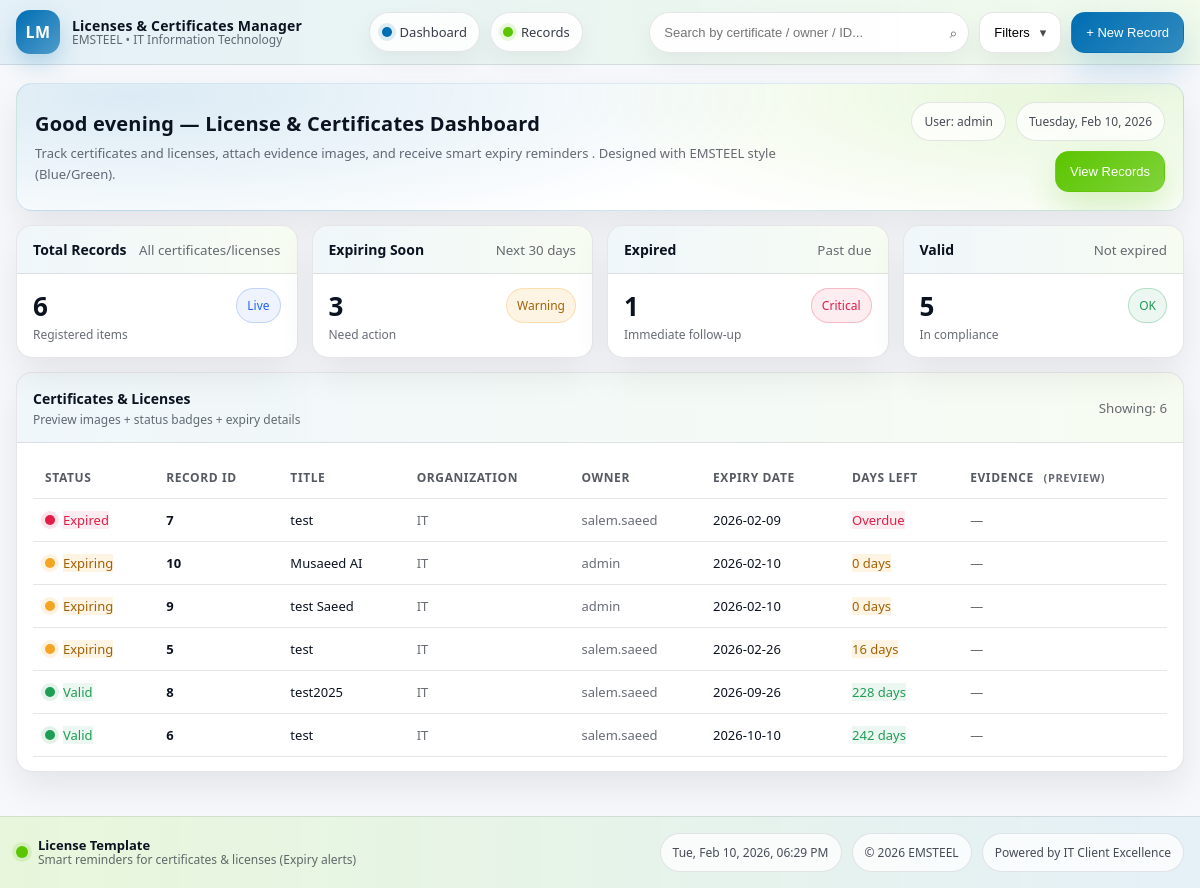
Screenshot of /registry/ (signed in) with the database file from the repository.
### accounts/models.py (models this page shows, shortened)
class TimeStampedModel(models.Model):
    created_at = models.DateTimeField(auto_now_add=True, db_index=True)
    updated_at = models.DateTimeField(auto_now=True)
    class Meta:
        abstract = True

class User(AbstractUser, TimeStampedModel):
    organization = models.ForeignKey(
        Organization,
        on_delete=models.PROTECT,
        related_name="users",
        blank=True,
        null=True,
        db_index=True,
    )
    role = models.CharField(
        max_length=20,
        choices=UserRole.choices,
        default=UserRole.MANAGER,
        db_index=True,
    )
    notify_enabled = models.BooleanField(default=True, db_index=True)
    preferred_language = models.CharField(max_length=10, default="en", blank=True)
    class Meta:
        indexes = [
            models.Index(fields=["organization", "role"]),
            models.Index(fields=["organization", "is_active"]),
        ]
        verbose_name = "User"
        verbose_name_plural = "Users"
    @property
    def can_view_all_orgs(self) -> bool:
        return self.role == UserRole.ADMIN

class Organization(TimeStampedModel):
    name = models.CharField(max_length=200, unique=True)
    code = models.CharField(
        max_length=30,
        unique=True,
        blank=True,
        null=True,
        validators=[RegexValidator(r"^[A-Za-z0-9\-_]+$", _("Only letters/numbers/-/_ allowed."))],
    )
    is_active = models.BooleanField(default=True, db_index=True)
    settings = models.JSONField(default=dict, blank=True)
    class Meta:
        ordering = ["name"]
        verbose_name = "Organization"
        verbose_name_plural = "Organizations"

### registry/models.py (models this page shows, shortened)
class Record(TimeStampedModel):
    organization = models.ForeignKey(
        Organization,
        on_delete=models.PROTECT,
        related_name="records",
        db_index=True,
    )
    title = models.CharField(max_length=255, db_index=True)
    record_type = models.CharField(
        max_length=30,
        choices=RecordType.choices,
        default=RecordType.CERTIFICATE,
        db_index=True,
    )
    category = models.CharField(
        max_length=30,
        choices=RecordCategory.choices,
        default=RecordCategory.OTHER,
        db_index=True,
    )
    issuing_authority = models.CharField(max_length=255, blank=True)
    reference_no = models.CharField(max_length=120, blank=True, db_index=True)
    issue_date = models.DateField(blank=True, null=True)
    expiry_date = models.DateField(db_index=True)
    status = models.CharField(
        max_length=30,
        choices=RecordStatus.choices,
        default=RecordStatus.ACTIVE,
        db_index=True,
    )
    owner = models.ForeignKey(
        settings.AUTH_USER_MODEL,
        on_delete=models.PROTECT,
        related_name="owned_records",
        blank=True,
        null=True,
        db_index=True,
    )
    department = models.CharField(max_length=120, blank=True)
    site_location = models.CharField(max_length=120, blank=True)
    notes = models.TextField(blank=True)
    created_by = models.ForeignKey(
        settings.AUTH_USER_MODEL,
        on_delete=models.PROTECT,
        related_name="created_records",
        blank=True,
        null=True,
    )
    class Meta:
        ordering = ["expiry_date", "title"]
        constraints = [
            models.CheckConstraint(
                condition=models.Q(expiry_date__isnull=False),
                name="record_expiry_required",
            ),
        ]
        indexes = [
            models.Index(fields=["organization", "status", "expiry_date"]),
            models.Index(fields=["organization", "category", "expiry_date"]),
            models.Index(fields=["organization", "record_type", "expiry_date"]),
        ]

### registry/views.py (the view, shortened to what this page needs)
# urls.py: path("", views.home, name="home"),
@login_required
def home(request):
    today = timezone.localdate()
    soon_limit = today + timedelta(days=30)
    user = request.user
    is_global_admin = bool(getattr(user, "can_view_all_orgs", False))
    if is_global_admin:
        base_qs = Record.objects.all().exclude(status=RecordStatus.ARCHIVED)
        org_missing = False
    stats = base_qs.aggregate(
        total_records=Count("id"),
        expiring_soon=Count("id", filter=Q(expiry_date__gte=today, expiry_date__lte=soon_limit)),
        expired=Count("id", filter=Q(expiry_date__lt=today)),
        valid_not_expired=Count("id", filter=Q(expiry_date__gte=today)),
    )
    att_qs = (
        Attachment.objects.filter(file_type__in=[AttachmentType.EVIDENCE, AttachmentType.CERTIFICATE_COPY])
        .only("id", "record_id", "file", "file_type", "created_at")
        .order_by("-created_at")
    )
    records_qs = (
        base_qs.select_related("owner", "organization")
        .prefetch_related(Prefetch("attachments", queryset=att_qs, to_attr="prefetched_attachments"))
        .only(
            "id",
            "title",
            "expiry_date",
            "owner__username",
            "owner__first_name",
            "owner__last_name",
            "organization__name",
        )
        .order_by("expiry_date", "title")[:200]
    )
    def _is_image(name: str) -> bool:
        s = (name or "").lower()
        return s.endswith((".jpg", ".jpeg", ".png", ".webp"))
    rows = []
    for r in records_qs:
        if r.expiry_date:
            days_left = (r.expiry_date - today).days
            status_ui = _status_ui(r.expiry_date, today)
        else:
            days_left = None
            status_ui = "valid"
        if getattr(r, "owner_id", None):
            full = f"{(r.owner.first_name or '').strip()} {(r.owner.last_name or '').strip()}".strip()
            owner_name = full or (r.owner.username or "—")
        else:
            owner_name = "—"
        preview_url = ""
        atts = getattr(r, "prefetched_attachments", []) or []
        chosen = None
        for a in atts:
            if a.file_type == AttachmentType.EVIDENCE and a.file and _is_image(getattr(a.file, "name", "")):
                chosen = a
                break
        if not chosen:
            for a in atts:
                if a.file_type == AttachmentType.EVIDENCE and a.file:
                    chosen = a
                    break
        if not chosen:
            for a in atts:
                if a.file_type == AttachmentType.CERTIFICATE_COPY and a.file:
                    chosen = a
                    break
        if chosen and chosen.file:
            try:
                preview_url = chosen.file.url
            except Exception:
                preview_url = ""
        rows.append(
            {
                "id": r.id,
                "title": r.title,
                "owner_name": owner_name,
                "expiry_date": r.expiry_date,
                "days_left": days_left,
                "status_ui": status_ui,   # expired/expiring/valid (for front-end filter)
                "preview_url": preview_url,
                "org_name": getattr(getattr(r, "organization", None), "name", ""),
            }
        )
    return render(
        request,
        "license-template/home.html",
        {
            "total_count": stats["total_records"] or 0,
            "expiring_soon_count": stats["expiring_soon"] or 0,
            "expired_count": stats["expired"] or 0,
            "valid_count": stats["valid_not_expired"] or 0,  # ✅ Valid = Not expired
            "records": rows,
            "org_missing": org_missing,
            "today": today,
            "soon_limit": soon_limit,
            "is_global_admin": is_global_admin,
        },
    )

### templates/license-template/home.html (shortened to what this page needs)
<!DOCTYPE html>
<html lang="en">
<head>
</head>
<body>
  {% include "license-template/header.html" %}
  <main class="page">
    <div class="container">
      <section class="hero" id="dashboard" aria-label="Overview">
        <div>
          <h1 id="helloTitle">Welcome</h1>
          <p>
            Track certificates and licenses, attach evidence images, and receive smart expiry reminders  .
            <span class="muted">Designed with EMSTEEL style (Blue/Green).</span>
          </p>
        </div>
        <div class="meta">
          <span class="pill" id="userPill">
            User: {{ request.user.username|default:"Guest" }}
          </span>
          <span class="pill" id="todayPill">—</span>
          <button class="btn success" type="button" onclick="window.location.href='#records'">View Records</button>
        </div>
      </section>
      <div style="height:14px"></div>
      <section class="grid cols-4" aria-label="KPI Cards">
        <div class="card">
          <div class="hd">
            <b>Total Records</b>
            <small class="muted">All certificates/licenses</small>
          </div>
          <div class="bd">
            <div class="stat">
              <div>
                <div class="num">{{ total_count|default:"0" }}</div>
                <div class="lbl">Registered items</div>
              </div>
              <span class="badge info">Live</span>
            </div>
          </div>
        </div>
        <div class="card">
          <div class="hd">
            <b>Expiring Soon</b>
            <small class="muted">Next 30 days</small>
          </div>
          <div class="bd">
            <div class="stat">
              <div>
                <div class="num">{{ expiring_soon_count|default:"0" }}</div>
                <div class="lbl">Need action</div>
              </div>
              <span class="badge warn">Warning</span>
            </div>
          </div>
        </div>
        <div class="card">
          <div class="hd">
            <b>Expired</b>
            <small class="muted">Past due</small>
          </div>
          <div class="bd">
            <div class="stat">
              <div>
                <div class="num">{{ expired_count|default:"0" }}</div>
                <div class="lbl">Immediate follow-up</div>
              </div>
              <span class="badge bad">Critical</span>
            </div>
          </div>
        </div>
        <div class="card">
          <div class="hd">
            <b>Valid</b>
            <small class="muted">Not expired</small>
          </div>
          <div class="bd">
            <div class="stat">
              <div>
                <div class="num">{{ valid_count|default:"0" }}</div>
                <div class="lbl">In compliance</div>
              </div>
              <span class="badge ok">OK</span>
            </div>
          </div>
        </div>
      </section>
      <div style="height:14px"></div>
      <section class="card" id="records" aria-label="Records Table">
        <div class="hd">
          <div>
            <b>Certificates & Licenses</b>
            <div class="muted" style="margin-top:2px; font-size:12px;">Preview images + status badges + expiry details</div>
          </div>
          <small class="muted">Showing: <span id="shownCount">—</span></small>
        </div>
        <div class="bd table-wrap">
          <table id="recordsTable" aria-label="Records">
            <thead>
              <tr>
                <th>Status</th>
                <th>Record ID</th>
                <th>Title</th>
                {% if is_global_admin %}
                  <th>Organization</th>
                {% endif %}
                <th>Owner</th>
                <th>Expiry Date</th>
                <th>Days Left</th>
                <th>
                  Evidence
                  <span class="muted" style="font-size:11px; margin-left:6px;">(Preview)</span>
                </th>
              </tr>
            </thead>
            <tbody id="recordsBody">
              {% if org_missing %}
                <tr>
                  <td colspan="{% if is_global_admin %}8{% else %}7{% endif %}" class="muted">
                    No Organization assigned to your account. Contact admin.
                  </td>
                </tr>
              {% else %}
                {% for r in records %}
                  <tr data-status="{{ r.status_ui }}">
                    <td>
                      <span class="status {% if r.status_ui == 'expired' %}bad{% elif r.status_ui == 'expiring' %}warn{% else %}ok{% endif %}">
                        <span class="s-dot"></span>
                        <span class="badge {% if r.status_ui == 'expired' %}bad{% elif r.status_ui == 'expiring' %}warn{% else %}ok{% endif %}">
                          {% if r.status_ui == 'expired' %}Expired{% elif r.status_ui == 'expiring' %}Expiring{% else %}Valid{% endif %}
                        </span>
                      </span>
                    </td>
                    <td><b>{{ r.id }}</b></td>
                    <td>{{ r.title }}</td>
                    {% if is_global_admin %}
                      <td class="muted">{{ r.org_name|default:"—" }}</td>
                    {% endif %}
                    <td class="muted">{{ r.owner_name }}</td>
                    <td>{{ r.expiry_date|date:"Y-m-d" }}</td>
                    <td>
                      {% if r.days_left < 0 %}
                        <span class="badge bad">Overdue</span>
                      {% elif r.days_left <= 30 %}
                        <span class="badge warn">{{ r.days_left }} days</span>
                      {% else %}
                        <span class="badge ok">{{ r.days_left }} days</span>
                      {% endif %}
                    </td>
                    <td>
                      {% if r.preview_url %}
                        <button class="btn" type="button"
                          onclick="LMS_UI.openPreview('{{ r.title|escapejs }} — #{{ r.id }}','{{ r.preview_url|escapejs }}')">
                          Preview
                        </button>
                      {% else %}
                        <span class="muted">—</span>
                      {% endif %}
                    </td>
                  </tr>
                {% endfor %}
              {% endif %}
            </tbody>
          </table>
        </div>
      </section>
      <div style="height:18px"></div>
    </div>
  </main>
  {% include "license-template/footer.html" %}
</body>
</html>

### templates/license-template/header.html (shortened to what this page needs)
<header class="site-header">
  <div class="container header-inner">
    <a class="brand" href="#">
      <div class="mark" aria-hidden="true"><span>LM</span></div>
      <div class="title">
        <b>Licenses & Certificates Manager</b>
        <small>EMSTEEL • IT Information Technology</small>
      </div>
    </a>
    <nav class="nav" aria-label="Primary">
      <a class="chip" href="#dashboard"><span class="dot"></span>Dashboard</a>
      <a class="chip green" href="#records"><span class="dot"></span>Records</a>
    </nav>
    <div class="right">
      <div class="search" role="search" aria-label="Search">
        <input id="globalSearch" type="search" placeholder="Search by certificate / owner / ID..." autocomplete="off">
        <span class="icon">⌕</span>
      </div>
      <div class="dropdown" id="filterDropdown">
        <button class="btn" type="button" id="filterBtn" aria-haspopup="true" aria-expanded="false">
          Filters <span style="opacity:.7;">▾</span>
        </button>
      </div>
      <button class="btn primary" type="button" onclick="window.location.href='{% url 'registry:create_record' %}'">
        + New Record
      </button>
    </div>
  </div>
</header>

### templates/license-template/footer.html (shortened to what this page needs)
<footer style="
  border-top:1px solid rgba(11,18,32,.10);
  background: linear-gradient(90deg, rgba(91,197,0,.14), rgba(0,110,179,.10)), #FFFFFF;
">
  <div class="container" style="padding: 16px 0; display:flex; align-items:center; justify-content:space-between; gap:14px; flex-wrap:wrap;">
    <div style="display:flex; align-items:center; gap:10px;">
      <span style="
        width:12px; height:12px; border-radius:50%;
        background:#5BC500; box-shadow: 0 0 0 4px rgba(91,197,0,.14);
      "></span>
      <div style="line-height:1.2;">
        <div style="font-size:13px; font-weight:650; color:#0B1220;">License Template</div>
        <div style="font-size:12px; color: rgba(11,18,32,.62);">
          Smart reminders for certificates & licenses (Expiry alerts)
        </div>
      </div>
    </div>
    <div style="display:flex; align-items:center; gap:10px; flex-wrap:wrap;">
      <span class="pill" id="footerTime">—</span>
      <span class="pill">© <span id="yearNow"></span> EMSTEEL</span>
      <span class="pill">Powered by IT Client Excellence</span>
    </div>
  </div>
</footer>

### rows the page displays
User: user.username "admin", owner_name "admin" "admin"
Record: title "test", expiry_date "2026-02-09"
Organization: org_name "IT" "IT" "IT" "IT" "IT" "IT"
User: owner_name "salem.saeed" "salem.saeed" "salem.saeed" "salem.saeed"
Record: title "Musaeed AI", expiry_date "2026-02-10"
Record: title "test Saeed", expiry_date "2026-02-10"
Record: title "test", expiry_date "2026-02-26"
Record: title "test2025", expiry_date "2026-09-26"
Record: title "test", expiry_date "2026-10-10"

### other values shown
{{ total_count|default:"0" }} "6"
{{ expiring_soon_count|default:"0" }} "3"
{{ expired_count|default:"0" }} "1"
{{ valid_count|default:"0" }} "5"
{{ r.id }} "7" "10" "9" "5" "8" "6"
{{ r.days_left }} "0" "0" "16"
{{ r.days_left }} "228" "242"
